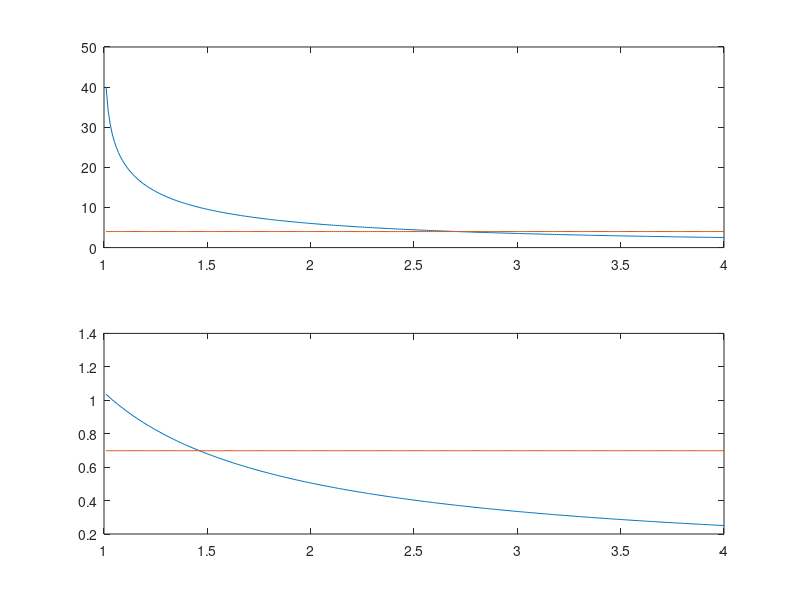

Source code (MATLAB): (Note: this script raises an error after producing the figure.)
a = 0;
b = 3;
A_ = 0.02;
% Przypadek a
z0_a = -abs(b - a);
G_a = tf([1, -z0_a], conv([1 a], [1 b]));

z0_b = 0.5 * (a + b);
G_b = tf([1, -z0_b], conv([1 a], [1 b]));

chosen_G = 2; %Choose transmitance a - 1 b - 2
if chosen_G==1
    G=G_a;
else
    G=G_b;
end
des_GM=4;
des_PM=deg2rad(40);
omega3=1000;
Ms=1.01:0.01:4;
GM=Ms./(Ms-1);
PM=2*asin(0.5./Ms);
subplot(2,1,1)
plot(Ms,mag2db(GM),Ms,zeros(1,length(Ms))+des_GM)
subplot(2,1,2)
plot(Ms,PM,Ms,des_PM.*ones(1,length(Ms)))

%select omega
if chosen_G==1
    omega3_a=1;
else
    omega3_b=0.5*z0_b;
end

Ms=1.45;
Mt=Ms+1;
%weight functions for cost calculation
wt=tf((Mt*s+omega3_a)/(Mt*omega3_a));
ws=tf((s/Ms+omega3_a)/(s+A_*omega3_a));

% P1 = augw(G_a,ws,wt,[]);


% GCP
P=[ws -ws*G;0 wt*G;1 -G];
% state space
k=1/Ms;
A=[0 1 0;0 0 0; 0 0 0];
A(2,1)=-prod(pole(G));
A(2,2)=sum(pole(G));
A(3,1)=zero(G);
A(3,2)=-1;
A(3,3)=pole(ws);
B1=[0;0;1];
B2=[0;1;0];
C1=[k*zero(G) -k k*pole(ws)-zero(ws); -zero(G)-prod(pole(G)) sum(pole(G)-zero(G)+zero(wt)) 0];
C2=[-zero(G) 1 0];
D11=[0; k];
D12=[0; 1];
D21=[1];
D22=[0];

%Checking conditions
r=rank(ctrb(A, B2));
if r<min(size(A))
    O = ctrb(A, B2);
    N = null(O);
    A_uncontr = N' * A * N;
    disp(A_uncontr)
end


r=rank(obsv(A, C2));
if r<min(size(A))
    O = obsv(A, C2);
    N = null(O);
    A_unobs = N' * A * N;
    disp(A_unobs)
end

syms w real

n = size(A, 1);
jwI = 1i*w*eye(n);   % jωI
M = [jwI-A -B2;
     C1 D12];

r = rank(M);         % Symbolic rank
disp('Symbolic rank of the first matrix is:');
disp(r);
disp('And size of it is:');
disp(size(M));

M = [jwI-A -B1;
     C2 D21];

r = rank(M);         % Symbolic rank
disp('Symbolic rank of the second matrix is:');
disp(r);
disp('And size of it is:');
disp(size(M));

% find gamma
gamma=0;
while true
    gamma=gamma+0.01;
    A_wave=A-B2*transpose(D12)*C1;
    C_wave=sqrtm(transpose(transpose(C1)*(eye(size(D12,1))-D12*transpose(D12))*C1));
    X=icare(A_wave, [B2 B1],C_wave*transpose(C_wave),[eye(size(B2,2)) zeros(size(B2,2),size(B1,2)); zeros(size(B1,2),size(B2,2)),-gamma^(-2)*eye(size(B1,2))]);
    if isempty(X)
        continue
    end
    if max(eig(A).*(real(A_wave)-(B2*transpose(B2)-gamma^(-2)*(B1*transpose(B1))*X)))>=0
        continue
    end
    A_roof=A-B1*transpose(D21)*C2;
    B_roof=sqrtm(transpose(B1)*(eye(size(D21,2))-transpose(D21)*D21)*B1);
    Y=icare(A_roof, transpose([C2; C1]),B_roof*transpose(B_roof),[eye(size(C2,1)) zeros(size(C2,1),size(C1,1)); zeros(size(C1,1),size(C2,1)),-gamma^(-2)*eye(size(C1,1))]);
    if isempty(Y)
        continue
    end
    if max(eig(A).*(real(A_roof)-(transpose(C2)*C2-gamma^(-2)*(transpose(C1)*C1)*Y)))>=0
        continue
    end
    if max(abs(eig(X*Y)))>=gamma^2
        continue
    end
    break
end

%finally do the H inf
